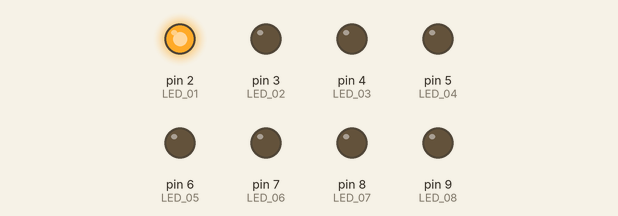
The sketch below on a simulated Arduino Uno, built with avr-gcc and run on an emulated ATmega328P. On the bench: output pins drawn as LEDs (lit = HIGH).

Above: at 0.05 s.
At 0.45 s:
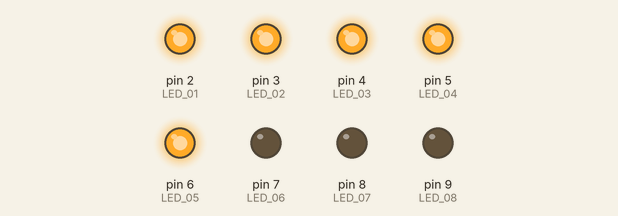
At 0.85 s:
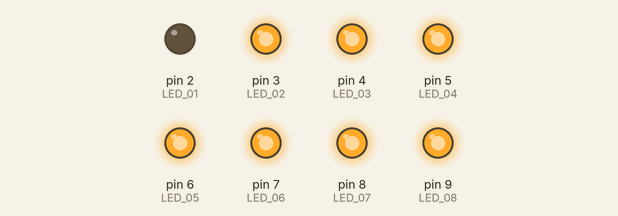
At 1.75 s:
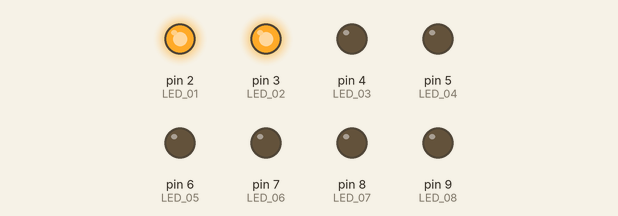
At 2.65 s:
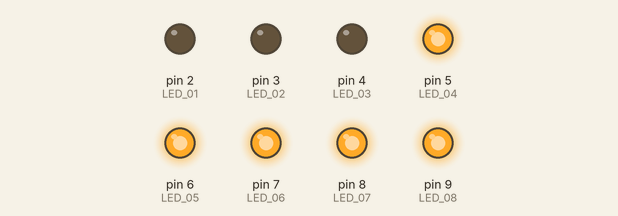
At 3.55 s:
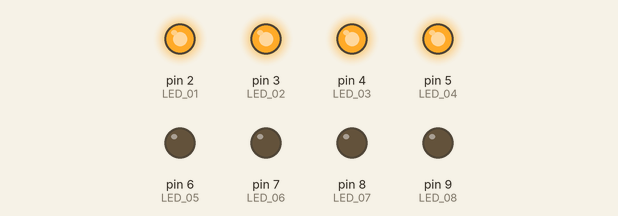
Timing chart, 0 to 3.9 s (numbered marks = the images above):
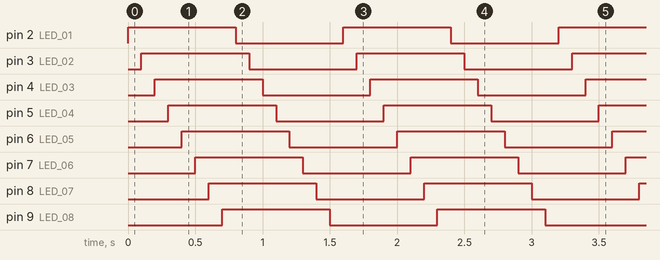

The sketch:

project.ino
```cpp
#define LED_01 2
#define LED_02 3
#define LED_03 4
#define LED_04 5
#define LED_05 6
#define LED_06 7
#define LED_07 8
#define LED_08 9
/*GND -- LED -- 220ohm -- PIN*/

void setup() {
  pinMode(LED_01, OUTPUT);
  pinMode(LED_02, OUTPUT);
  pinMode(LED_03, OUTPUT);
  pinMode(LED_04, OUTPUT);
  pinMode(LED_05, OUTPUT);
  pinMode(LED_06, OUTPUT);
  pinMode(LED_07, OUTPUT);
  pinMode(LED_08, OUTPUT);
}

void loop() {
  digitalWrite(LED_01, HIGH);
  delay(100);
  digitalWrite(LED_02, HIGH);
  delay(100);
  digitalWrite(LED_03, HIGH);
  delay(100);
  digitalWrite(LED_04, HIGH);
  delay(100);
  digitalWrite(LED_05, HIGH);
  delay(100);
  digitalWrite(LED_06, HIGH);
  delay(100);
  digitalWrite(LED_07, HIGH);
  delay(100);
  digitalWrite(LED_08, HIGH);
  delay(100);

  digitalWrite(LED_01, LOW);
  delay(100);
  digitalWrite(LED_02, LOW);
  delay(100);
  digitalWrite(LED_03, LOW);
  delay(100);
  digitalWrite(LED_04, LOW);
  delay(100);
  digitalWrite(LED_05, LOW);
  delay(100);
  digitalWrite(LED_06, LOW);
  delay(100);
  digitalWrite(LED_07, LOW);
  delay(100);
  digitalWrite(LED_08, LOW);
  delay(100);
}
```

Measured:
- by itself, pin 2 (LED_01), pin 3 (LED_02), pin 4 (LED_03), pin 5 (LED_04), pin 6 (LED_05), pin 7 (LED_06), pin 8 (LED_07), pin 9 (LED_08): alternates HIGH for 0.80 s and LOW for 0.80 s
- by itself, everything shown: repeats every 1.6 s, in 16 steps
